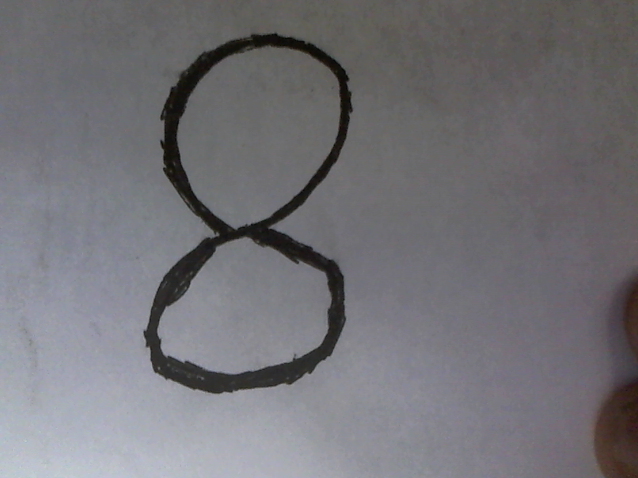
#> input picture video_test/resize_%d.bmp, 638 x 478 px
$ python -i contours_test.py   (imports and definitions only)   (Python 2 division)
#> lines starting #> are read from the running program, lines starting #| are printed output that depends on the picture; after the words box and inside, x2 and y2 are one past the last pixel; in counts of white or black regions, pixels touching at a corner belong together
### video_test/corrosion_expand.py
import cv2

def corrsion_expand(img):
    #img = cv2.imread("../screenshot.bmp")
    img = cv2.erode(img,None,iterations = 1)
    #cv2.imshow("corrrsion",img)
    img = cv2.dilate(img,None,iterations = 14)
    #cv2.imshow("expand",img)
    #cv2.waitKey(0)
    #cv2.destroyAllWindows()
    return img

### video_test/contours_test.py
# -*- coding: utf-8 -*-
import cv2
import numpy as np
from corrosion_expand import corrsion_expand

def contours_test(path):
#> called with path = 'resize_%d.bmp'
    img = cv2.imread(path)
#> img is the input picture: shape (478, 638, 3); mean B, G, R 118.3, 113.9, 114.8
    gray = cv2.cvtColor(img,cv2.COLOR_BGR2GRAY)
    ret,thresh = cv2.threshold(gray,70,255,cv2.THRESH_BINARY)
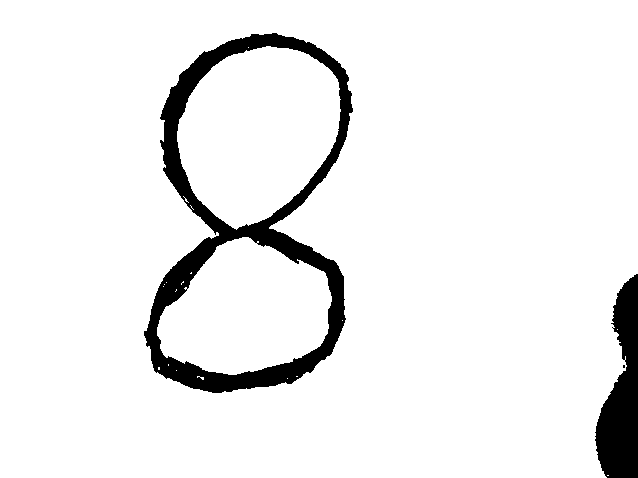
#> thresh: shape (478, 638); 93.1% white; 3 black regions (1 under 20 px), largest, box (x1, y1, x2, y2) and area: (144, 33, 353, 393) 15594, (595, 274, 638, 478) 5479
    thresh = corrsion_expand(thresh)
#> in corrsion_expand, `img = cv2.erode(img,None,iterations = 1)`:
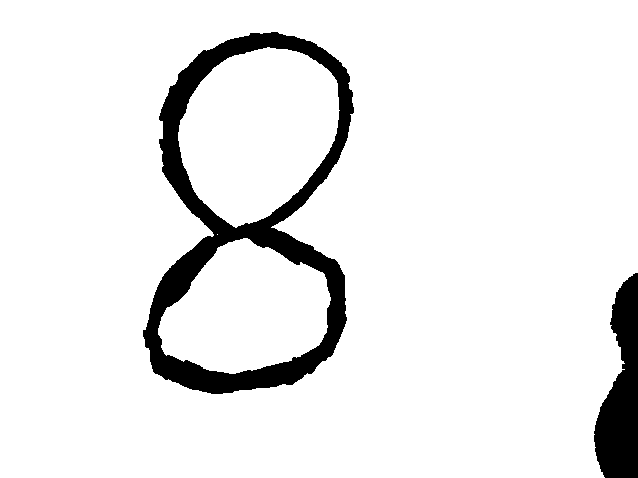
#> img: shape (478, 638); 92% white; 2 black regions, box (x1, y1, x2, y2) and area: (143, 32, 354, 394) 18488, (594, 273, 638, 478) 5825
#> in corrsion_expand, `img = cv2.dilate(img,None,iterations = 14)`:
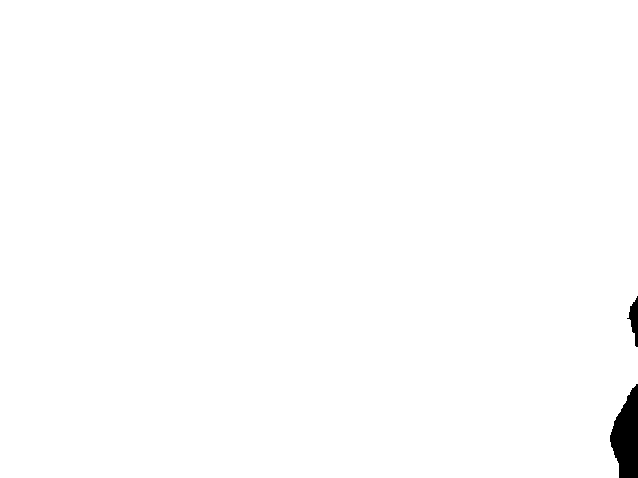
#> img: shape (478, 638); 99.3% white; 2 black regions
    #cv2.imshow("corrsion",thresh)
    contours = cv2.findContours(thresh,cv2.RETR_EXTERNAL,cv2.CHAIN_APPROX_SIMPLE)
#> contours = 1 contour; box (x1, y1, x2, y2) and area: (0, 0, 638, 478) 301758

    img_list = []

    count = 0
    for cnt in contours[1]:

        x, y, w, h = cv2.boundingRect(cnt)        #得知检测的坐标跟长宽
        res = img[y:y+h,x:x+w]                      #把敏感区域切出来
        print x,y,w,h
        #cv2.imshow("ccc",res)
        #cv2.waitKey(0)
        cv2.imwrite("F:\\pic\\res.jpg", res)
        cv2.rectangle(img, (x, y), (x+w, y+h), (0, 0, 0), 2)

        #用高度做一张纯黑的图
        create_img = np.zeros((h/4*5,h/4*5,3), np.uint8)

        #纯黑图片和敏感区域叠加

        cre_shape = create_img.shape
        try:
            create_img[(cre_shape[0]-h)/2:(cre_shape[0]+h)/2,(cre_shape[1]-w)/2:(cre_shape[1]+w)/2] = res
        except:
            continue

        dst = cv2.resize(create_img, (100, 100), interpolation=cv2.INTER_AREA)
        name = ("./resize_%d.bmp"%count)
        #cv2.imwrite("F:\\pic\\resize_%d.bmp"%count)
        cv2.imwrite(name, dst)
        count += 1

        img_list.append(dst)
#> this loop made 1 pass
#> cnt on pass 1: [[-1, -1, -1, -1]]
#> after the loop, count = 0; img_list = []

    #for i in img_list:
        #cv2.imwrite("F:\\pic\\img_list",i)
       # cv2.waitKey(0)

    print img_list.__len__()

    # 用红色表示有旋转角度的矩形框架
    for cnt in contours[1]:
        rect = cv2.minAreaRect(cnt)
        box = cv2.boxPoints(rect)
        box = np.int0(box)
        cv2.drawContours(img, [box], 0, (0, 0, 255), 2)
    count = 0

    #cv2.imshow("res",img)
    #cv2.waitKey(0)
    #cv2.destroyAllWindows()
    return img_list

# [3 lines not run here, left out]

#> (the run stopped early here; a loop or call above may not have finished)
